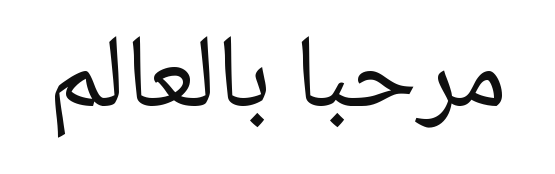
#> input picture assets/examples/arabic_marhaba.png, 555 x 174 px
$ python -i segmentation.py   (imports and definitions only)
#> lines starting #> are read from the running program, lines starting #| are printed output that depends on the picture; after the words box and inside, x2 and y2 are one past the last pixel; in counts of white or black regions, pixels touching at a corner belong together
"""Visual character and subword segmentation for word crops.

Uses whitespace gaps, vertical projection profiles, and connected components to:
1. Extract word proposals from multi-word text regions.
2. Find visual cut boundaries (valleys in vertical projection) for recursive subword splitting.
"""

from __future__ import annotations

from dataclasses import dataclass

import cv2
import numpy as np


@dataclass(frozen=True)
class CutCandidate:
    """A cheaply scored visual boundary between two units."""

    x: int
    score: float


class VisualWordSegmenter:
    """Handles visual segmentation and cut boundaries on text lines and words."""

    def __init__(
        self,
        binarize_thresh: int = 180,
        min_component_area: int = 8,
    ) -> None:
        self.binarize_thresh = binarize_thresh
        self.min_component_area = min_component_area

    @staticmethod
    def _to_gray(image: np.ndarray) -> np.ndarray:
        """Convert 1/3/4-channel image data to a 2-D grayscale array."""
        if image.ndim == 2:
            return image
        channels = image.shape[2]
        if channels == 4:
            return cv2.cvtColor(image, cv2.COLOR_RGBA2GRAY)
        if channels == 3:
            return cv2.cvtColor(image, cv2.COLOR_RGB2GRAY)
        return image[..., 0]

    def _select_polarity(
        self, gray: np.ndarray, dark_ink: np.ndarray, light_ink: np.ndarray
    ) -> np.ndarray:
        dark_fraction = float(np.count_nonzero(dark_ink)) / dark_ink.size
        light_fraction = float(np.count_nonzero(light_ink)) / light_ink.size
        if dark_fraction > 0.5 and light_fraction < dark_fraction:
            return light_ink
        if light_fraction > 0.5 and dark_fraction < light_fraction:
            return dark_ink
        border = np.concatenate((gray[0, :], gray[-1, :], gray[:, 0], gray[:, -1]))
        if float(np.median(border)) < self.binarize_thresh / 2:
            return light_ink
        return dark_ink

    def binarize(self, image: np.ndarray) -> np.ndarray:
        """Convert an image to binary ink (foreground white on black).

        White-background crops use inverse thresholding. Dark-background crops
        (scene images, dark slides) use normal thresholding; otherwise the
        background becomes one giant connected component.
        """
        gray = self._to_gray(image)
        _, dark_ink = cv2.threshold(
            gray, self.binarize_thresh, 255, cv2.THRESH_BINARY_INV
        )
        _, light_ink = cv2.threshold(gray, self.binarize_thresh, 255, cv2.THRESH_BINARY)
        return self._select_polarity(gray, dark_ink, light_ink)

    # [139 lines left out: functions _otsu_binarize, propose_cut_candidates, not called in this run]

    def _components(self, binary: np.ndarray) -> list[tuple[int, int, int, int]]:
        """Extract filtered connected components as ``(x, y, w, h)`` boxes."""
        num_labels, _labels, stats, _centroids = cv2.connectedComponentsWithStats(
            binary, connectivity=8
        )
        components: list[tuple[int, int, int, int]] = []
        for i in range(1, num_labels):
            x = int(stats[i, cv2.CC_STAT_LEFT])
            y = int(stats[i, cv2.CC_STAT_TOP])
            w = int(stats[i, cv2.CC_STAT_WIDTH])
            h = int(stats[i, cv2.CC_STAT_HEIGHT])
            area = int(stats[i, cv2.CC_STAT_AREA])
            if area < self.min_component_area or w < 2 or h < 3:
                continue
            components.append((x, y, w, h))
        return components

    @staticmethod
    def _center_y(box: tuple[int, int, int, int]) -> float:
        return float(box[1]) + float(box[3]) / 2.0

    @classmethod
    def _line_bounds(
        cls, line: list[tuple[int, int, int, int]]
    ) -> tuple[int, int, int, int]:
        min_x = min(box[0] for box in line)
        min_y = min(box[1] for box in line)
        max_x = max(box[0] + box[2] for box in line)
        max_y = max(box[1] + box[3] for box in line)
        return min_x, min_y, max_x - min_x, max_y - min_y

    @classmethod
    def _group_components_into_lines(
        cls, components: list[tuple[int, int, int, int]]
    ) -> list[list[tuple[int, int, int, int]]]:
        """Group components by vertical overlap instead of assuming one line."""
        lines: list[list[tuple[int, int, int, int]]] = []
        for component in sorted(
            components, key=lambda box: (cls._center_y(box), box[0])
        ):
            top = float(component[1])
            bottom = top + float(component[3])
            center = cls._center_y(component)
            best_index: int | None = None
            best_overlap = 0.0
            best_center_distance = float("inf")
            for index, line in enumerate(lines):
                _, line_y, _, line_h = cls._line_bounds(line)
                line_top = float(line_y)
                line_bottom = line_top + float(line_h)
                overlap = max(0.0, min(bottom, line_bottom) - max(top, line_top))
                min_height = min(float(component[3]), float(line_h))
                overlap_ratio = overlap / min_height if min_height > 0 else 0.0
                line_center = line_top + float(line_h) / 2.0
                center_distance = abs(center - line_center)
                if overlap_ratio < 0.30:
                    continue
                if overlap_ratio > best_overlap or (
                    overlap_ratio == best_overlap
                    and center_distance < best_center_distance
                ):
                    best_index = index
                    best_overlap = overlap_ratio
                    best_center_distance = center_distance
            if best_index is None:
                lines.append([component])
            else:
                lines[best_index].append(component)
        lines.sort(
            key=lambda line: (cls._line_bounds(line)[1], cls._line_bounds(line)[0])
        )
        return lines

    def _line_to_word_boxes(
        self,
        line: list[tuple[int, int, int, int]],
        image_width: int,
        image_height: int,
        rtl: bool,
    ) -> list[tuple[int, int, int, int]]:
        """Split one visual line into word boxes using gap statistics."""
        ordered = sorted(line, key=lambda box: box[0], reverse=rtl)
        widths = [box[2] for box in ordered]
        heights = [box[3] for box in ordered]
        typical_w = float(np.median(widths)) if widths else 20.0
        typical_h = float(np.median(heights)) if heights else 30.0

        gaps: list[float] = []
        for index in range(1, len(ordered)):
            prev_x, _, prev_w, _ = ordered[index - 1]
            curr_x, _, curr_w, _ = ordered[index]
            if rtl:
                gap = float(prev_x - (curr_x + curr_w))
            else:
                gap = float(curr_x - (prev_x + prev_w))
            gaps.append(max(0.0, gap))

        space_threshold = max(8.0, 0.40 * typical_h)
        if len(gaps) >= 2:
            sorted_gaps = sorted(gaps)
            diffs = [
                sorted_gaps[k + 1] - sorted_gaps[k] for k in range(len(sorted_gaps) - 1)
            ]
            max_jump_idx = int(np.argmax(diffs))
            jump_size = diffs[max_jump_idx]
            candidate = (
                sorted_gaps[max_jump_idx] + sorted_gaps[max_jump_idx + 1]
            ) / 2.0
            if jump_size >= 4.0 and 6.0 <= candidate <= max(12.0, typical_w * 2.0):
                space_threshold = max(space_threshold, candidate)

        groups: list[list[tuple[int, int, int, int]]] = [[ordered[0]]]
        for index in range(1, len(ordered)):
            if gaps[index - 1] >= space_threshold:
                groups.append([ordered[index]])
            else:
                groups[-1].append(ordered[index])

        boxes: list[tuple[int, int, int, int]] = []
        for group in groups:
            min_x = min(box[0] for box in group)
            min_y = min(box[1] for box in group)
            max_x = max(box[0] + box[2] for box in group)
            max_y = max(box[1] + box[3] for box in group)
            padding_x = 2
            padding_y = 2
            x = max(0, min_x - padding_x)
            y = max(0, min_y - padding_y)
            width = min(image_width - x, max_x - min_x + 2 * padding_x)
            height = min(image_height - y, max_y - min_y + 2 * padding_y)
            if width > 1 and height > 1:
                boxes.append((x, y, width, height))
        return boxes

    def extract_word_boxes(
        self, image: np.ndarray, rtl: bool = False
    ) -> list[tuple[int, int, int, int]]:
        """Derive word proposals from lines using connected components.

        Components are first grouped into visual lines by vertical overlap, then
        each line is split into words using gap statistics. This is required for
        page-level images; the previous single-line assumption merged rows.

        Args:
            image: uint8 numpy array (H, W, 3) or (H, W).
            rtl: If True, order words right-to-left within each line.

        Returns:
            List of (x, y, w, h) word boxes in line-major reading order.
        """
        binary = self.binarize(image)
        h_img, w_img = binary.shape
        components = self._components(binary)
        if not components:
            # Retry with Otsu so low-contrast scans are not silently dropped.
            components = self._components(self._otsu_binarize(image))
        if not components:
            return []

        lines = self._group_components_into_lines(components)
        word_boxes: list[tuple[int, int, int, int]] = []
        for line in lines:
            word_boxes.extend(self._line_to_word_boxes(line, w_img, h_img, rtl=rtl))
        return word_boxes

    # [101 lines left out: functions extract_line_boxes, find_optimal_cut_boundary, split_word_image, not called in this run]

>>> import cv2
>>> picture = cv2.cvtColor(cv2.imread('../../../../../assets/examples/arabic_marhaba.png'), cv2.COLOR_BGR2RGB)
#> picture is the input picture: shape (174, 555, 3); min 15, max 255, mean 237.4
>>> result = VisualWordSegmenter().extract_word_boxes(picture)
#> in binarize, `_, dark_ink = cv2.threshold( gray, self.binarize_thresh, 255, cv2.THRE..`:
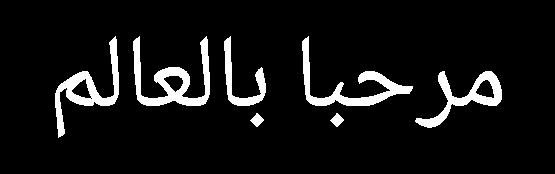
#> dark_ink: shape (174, 555); 7.7% white; 7 white regions, largest, box (x1, y1, x2, y2) and area: (133, 36, 210, 106) 1852, (302, 36, 413, 106) 1631, (55, 36, 119, 138) 1529
#> in _select_polarity, `dark_fraction = float(np.count_nonzero(dark_ink)) / dark_ink.size`: dark_fraction = 0.0767
#> in _select_polarity, `light_fraction = float(np.count_nonzero(light_ink)) / light_ink.size`: light_fraction = 0.923
#> in _components, `num_labels, _labels, stats, _centroids = cv2.connectedComponentsWithSt..`:
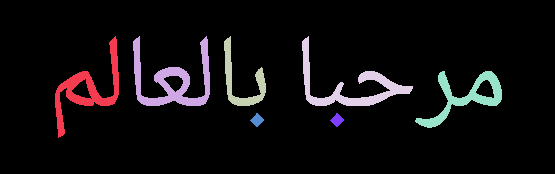
#> _labels: shape (174, 555) int32; 8 distinct labels, from 0 to 7; one colour per label, 0 black
#> in _components, `num_labels, _labels, stats, _centroids = cv2.connectedComponentsWithSt..`: num_labels = 8; stats = [[0, 0, 555, 174, 89162], [55, 36, 64, 102, 1529], [133, 36, 77, 70, 1852], [224, 36, 42, 70, 822], [302, 36, 111, 70, 1631], [415, 71, 87, 57, 1362], [250, 113, 14, 14, 106], [330, 113, 14, 14, 106]]
#> the loop in _components, `for i in range(1, num_labels):` made 7 passes
#> after the loop in _components, `for i in range(1, num_labels):`: components = [(55, 36, 64, 102), (133, 36, 77, 70), (224, 36, 42, 70), (302, 36, 111, 70), (415, 71, 87, 57), (250, 113, 14, 14), (330, 113, 14, 14)]
#> the loop in _group_components_into_lines, `for component in sorted( components, key=lambda box: (cls._center_y(bo..` made 7 passes
#> (component, top, bottom, center) on passes 2 to 7: ((224, 36, 42, 70), 36, 106, 71), ((302, 36, 111, 70), 36, 106, 71), ((55, 36, 64, 102), 36, 138, 87), ((415, 71, 87, 57), 71, 128, 99.5), ((250, 113, 14, 14), 113, 127, 120), ((330, 113, 14, 14), 113, 127, 120)
#> (component, top, bottom, center) on pass 1: ((133, 36, 77, 70), 36, 106, 71)
#> after the loop in _group_components_into_lines, `for component in sorted(`: lines = [[(133, 36, 77, 70), (224, 36, 42, 70), (302, 36, 111, 70), (55, 36, 64, 102), (415, 71, 87, 57), (250, 113, 14, 14), (330, 113, 14, 14)]]
#> the loop in extract_word_boxes, `for line in lines:` made 1 pass
#> (widths in _line_to_word_boxes, heights in _line_to_word_boxes, typical_w in _line_to_word_boxes, typical_h in _line_to_word_boxes, space_threshold in _line_to_word_boxes, sorted_gaps in _line_to_word_boxes, diffs in _line_to_word_boxes, max_jump_idx in _line_to_word_boxes) on pass 1: ([64, 77, 42, 14, 111, 14, 87], [102, 70, 70, 14, 70, 14, 57], 64, 70, 54.5, [0, 0, 14, 14, 38, 71], [0, 14, 0, 24, 33], 4)
#> after the loop in extract_word_boxes, `for line in lines:`: word_boxes = [(53, 34, 362, 106), (413, 69, 91, 61)]
#> result = [(53, 34, 362, 106), (413, 69, 91, 61)]

$ run again, on assets/examples/arabic_salam.png
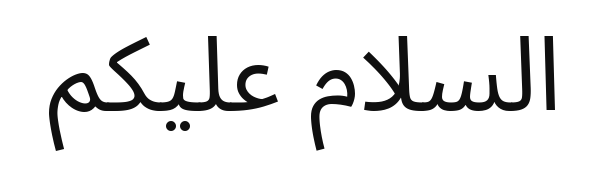
#> input picture assets/examples/arabic_salam.png, 609 x 187 px
#> picture is the input picture: shape (187, 609, 3); min 15, max 255, mean 233.9
#> in binarize, `_, dark_ink = cv2.threshold( gray, self.binarize_thresh, 255, cv2.THRE..`:
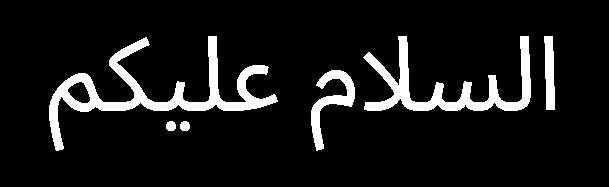
#> dark_ink: shape (187, 609); 9.2% white; 6 white regions, box (x1, y1, x2, y2) and area: (49, 36, 278, 151) 4925, (363, 36, 531, 111) 3524, (311, 70, 355, 151) 1179, (544, 36, 555, 110) 651, (166, 121, 176, 131) 84, (180, 121, 190, 131) 84
#> dark_fraction = 0.0917
#> light_fraction = 0.908
#> in _components, `num_labels, _labels, stats, _centroids = cv2.connectedComponentsWithSt..`:
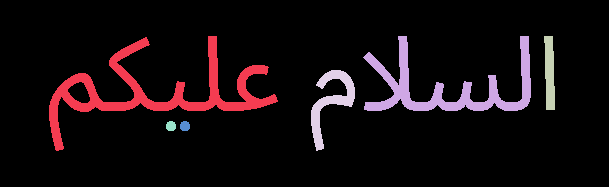
#> _labels: shape (187, 609) int32; 7 distinct labels, from 0 to 6; one colour per label, 0 black
#> num_labels = 7; stats = [[0, 0, 609, 187, 103436], [49, 36, 229, 115, 4925], [363, 36, 168, 75, 3524], [544, 36, 11, 74, 651], [311, 70, 44, 81, 1179], [166, 121, 10, 10, 84], [180, 121, 10, 10, 84]]
#> the loop in _components, `for i in range(1, num_labels):` made 6 passes
#> after the loop in _components, `for i in range(1, num_labels):`: components = [(49, 36, 229, 115), (363, 36, 168, 75), (544, 36, 11, 74), (311, 70, 44, 81), (166, 121, 10, 10), (180, 121, 10, 10)]
#> the loop in _group_components_into_lines, `for component in sorted( components, key=lambda box: (cls._center_y(bo..` made 6 passes
#> (component, top, bottom, center) on passes 2 to 6: ((363, 36, 168, 75), 36, 111, 73.5), ((49, 36, 229, 115), 36, 151, 93.5), ((311, 70, 44, 81), 70, 151, 110.5), ((166, 121, 10, 10), 121, 131, 126), ((180, 121, 10, 10), 121, 131, 126)
#> after the loop in _group_components_into_lines, `for component in sorted(`: lines = [[(544, 36, 11, 74), (363, 36, 168, 75), (49, 36, 229, 115), (311, 70, 44, 81), (166, 121, 10, 10), (180, 121, 10, 10)]]
#> the loop in extract_word_boxes, `for line in lines:` made 1 pass
#> (widths in _line_to_word_boxes, heights in _line_to_word_boxes, typical_w in _line_to_word_boxes, typical_h in _line_to_word_boxes, space_threshold in _line_to_word_boxes, sorted_gaps in _line_to_word_boxes, diffs in _line_to_word_boxes, max_jump_idx in _line_to_word_boxes) on pass 1: ([229, 10, 10, 44, 168, 11], [115, 10, 10, 81, 75, 74], 27.5, 74.5, 29.8, [0, 4, 8, 13, 121], [4, 4, 5, 108], 3)
#> after the loop in extract_word_boxes, `for line in lines:`: word_boxes = [(47, 34, 233, 119), (309, 34, 248, 119)]

$ run again, on assets/examples/latin_hello.png
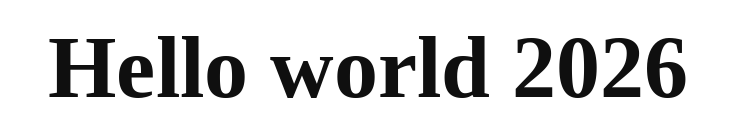
#> input picture assets/examples/latin_hello.png, 736 x 134 px
#> picture is the input picture: shape (134, 736, 3); min 15, max 255, mean 219.1
#> in binarize, `_, dark_ink = cv2.threshold( gray, self.binarize_thresh, 255, cv2.THRE..`:
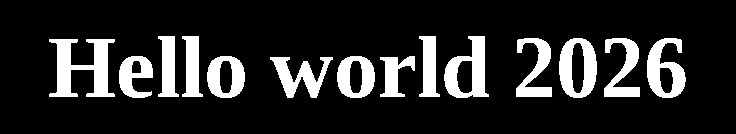
#> dark_ink: shape (134, 736); 15.6% white; 14 white regions, largest, box (x1, y1, x2, y2) and area: (49, 39, 115, 97) 1971, (444, 36, 489, 98) 1424, (559, 38, 597, 98) 1378
#> dark_fraction = 0.156
#> light_fraction = 0.844
#> in _components, `num_labels, _labels, stats, _centroids = cv2.connectedComponentsWithSt..`:
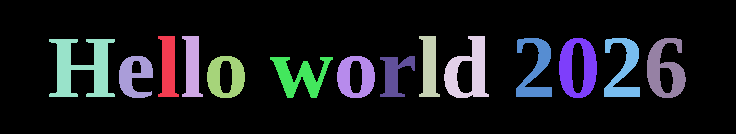
#> _labels: shape (134, 736) int32; 15 distinct labels, from 0 to 14; one colour per label, 0 black
#> num_labels = 15; stats = 15 rows, first 6: [0, 0, 736, 134, 83265], [158, 36, 21, 61, 835], [182, 36, 21, 61, 835], [419, 36, 21, 61, 835], [444, 36, 45, 62, 1424], [49, 39, 66, 58, 1971]
#> the loop in _components, `for i in range(1, num_labels):` made 14 passes
#> (x, y, w, h, area) on passes 1 to 8: (158, 36, 21, 61, 835), (182, 36, 21, 61, 835), (419, 36, 21, 61, 835), (444, 36, 45, 62, 1424), (49, 39, 66, 58, 1971), (516, 38, 36, 59, 1032), (559, 38, 38, 60, 1378), (604, 38, 36, 59, 1032)
#> after the loop in _components, `for i in range(1, num_labels):`: components = [(158, 36, 21, 61), (182, 36, 21, 61), (419, 36, 21, 61), (444, 36, 45, 62), (49, 39, 66, 58), (516, 38, 36, 59), (559, 38, 38, 60), (604, 38, 36, 59), (647, 38, 39, 60), (119, 56, 34, 42), (207, 56, 38, 42), (270, 57, 63, 41), (337, 56, 38, 42), (380, 56, 35, 41)]
#> the loop in _group_components_into_lines, `for component in sorted( components, key=lambda box: (cls._center_y(bo..` made 14 passes
#> (component, top, bottom, center) on passes 2 to 9: ((182, 36, 21, 61), 36, 97, 66.5), ((419, 36, 21, 61), 36, 97, 66.5), ((444, 36, 45, 62), 36, 98, 67), ((516, 38, 36, 59), 38, 97, 67.5), ((604, 38, 36, 59), 38, 97, 67.5), ((49, 39, 66, 58), 39, 97, 68), ((559, 38, 38, 60), 38, 98, 68), ((647, 38, 39, 60), 38, 98, 68)
#> after the loop in _group_components_into_lines, `for component in sorted(`: lines = 1 item
#> the loop in extract_word_boxes, `for line in lines:` made 1 pass
#> (widths in _line_to_word_boxes, heights in _line_to_word_boxes, typical_w in _line_to_word_boxes, typical_h in _line_to_word_boxes, space_threshold in _line_to_word_boxes, sorted_gaps in _line_to_word_boxes, diffs in _line_to_word_boxes, max_jump_idx in _line_to_word_boxes) on pass 1: ([66, 34, 21, 21, 38, 63, 38, 35, 21, 45, 36, 38, 36, 39], [58, 42, 61, 61, 42, 41, 42, 41, 61, 62, 59, 60, 59, 60], 37, 59, 23.6, [3, 4, 4, 4, 4, 4, 5, 5, 7, 7, 7, 25, 27], [1, 0, 0, 0, 0, 1, 0, 2, 0, 0, 18, 2], 10)
#> after the loop in extract_word_boxes, `for line in lines:`: word_boxes = [(47, 34, 200, 66), (268, 34, 223, 66), (514, 36, 174, 64)]
#> result has the same summary as word_boxes in extract_word_boxes
